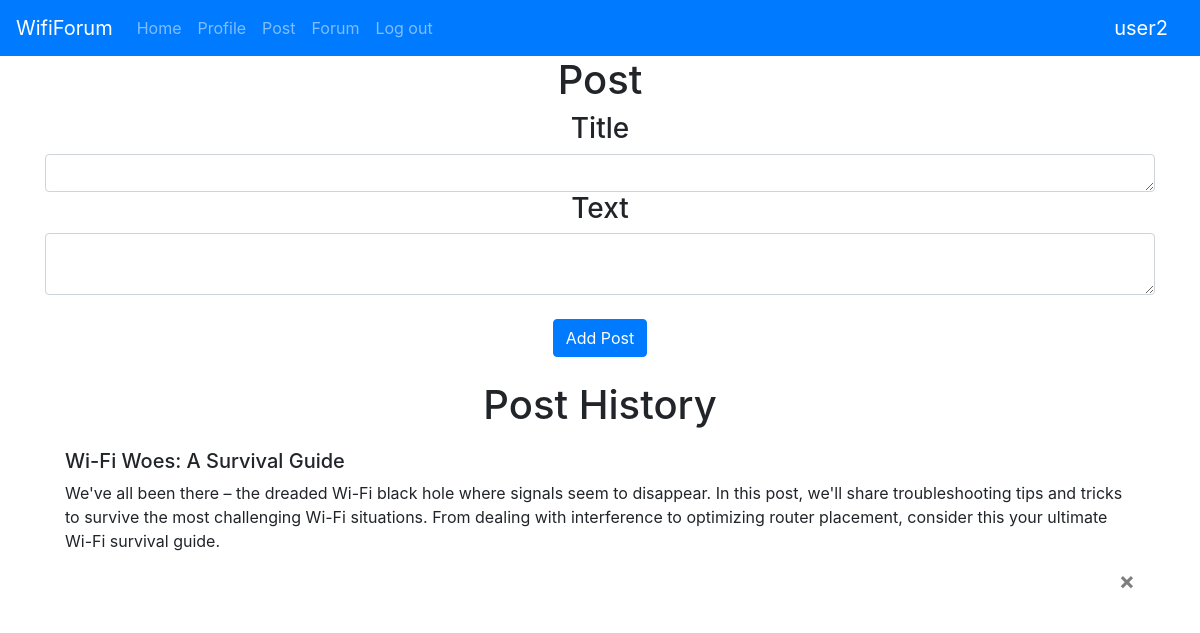
/post (signed in), run on the app's committed database.
### website/models.py (models this page shows)
class User(db.Model, UserMixin):
    id = db.Column(db.Integer, primary_key=True)
    email = db.Column(db.String(150), unique=True)
    password = db.Column(db.String(150))
    username = db.Column(db.String(150), unique=True)
    credit = db.Column(db.Integer)
    posts = db.relationship('Post')

class Post(db.Model):
    id = db.Column(db.Integer, primary_key=True)
    username = db.Column(db.String(150))
    title = db.Column(db.String(255))
    content = db.Column(db.Text)
    date = db.Column(db.DateTime(timezone=True), default=func.now())
    user_id = db.Column(db.Integer, db.ForeignKey('user.id'))
    credit = db.Column(db.Integer)

### website/views.py (the view)
@view.route('/post', methods=['GET', 'POST'])
@login_required
def posts():
    if request.method == 'POST':
        post_title = request.form.get('title')
        post_text = request.form.get('text')
        new_post = Post(title=post_title, content=post_text, user_id=current_user.id, username=current_user.username, credit=0)
        db.session.add(new_post)
        db.session.commit()
    return render_template('post.html', user=current_user)

### website/__init__.py (called while the page is built)
def create_app():
    app = Flask(__name__)
    app.config['SECRET_KEY'] = 'abc' #Dit zorgt voor een encryptie van de data cookies en sessie data, je kan dit ook gwn disablen als het problemen veroorzaakt
    app.config['SQLALCHEMY_DATABASE_URI'] = f'sqlite:///{DB_NAME}'
    db.init_app(app)
    from .views import view
    from .auth import auth
    app.register_blueprint(view, url_prefix='/')
    app.register_blueprint(auth, url_prefix='/')
    from .models import User, Post
    create_database(app)
    login_manager = LoginManager()
    login_manager.login_view = 'auth.login'
    login_manager.init_app(app)
    @login_manager.user_loader
    def load_user(id):
        return User.query.get(int(id))
    return app

### website/templates/post.html
{% extends "base.html" %} {% block title %}Forum{% endblock %} {% block
    content%}
    <h1 align="center">Post</h1>
    <form method="POST">
      <h3 align="center">Title</h3>
      <textarea name="title" id="title" class="form-control" rows="1"></textarea>
      <h3 align="center">Text</h3>
      <textarea name="text" id="text" class="form-control"></textarea>
      <br \ />
      <div align="center">
        <button type="submit" class="btn btn-primary">Add Post</button>
      </div>
    </form>
    <br>
    <h1 align="center">Post History</h1>
    <ul class="list-group list-group-flush" id="Posts">
        {% for post in user.posts %}
        <div class="list-group-item">
          <h5>{{ post.title }}</h5>
          <p>{{ post.content }}</p>
          <button type="button" class="close" onClick="deletePost({{ post.id }})">
            <span aria-hidden="true">&times;</span>
          </button>
        </div>
        {% endfor %}
      </ul>
    {% endblock %} request.form.get('post_title')

### website/templates/base.html (shortened to what this page needs)
<!DOCTYPE html>
<html>
  <head>
    <link
      rel="stylesheet"
      href="https://stackpath.bootstrapcdn.com/bootstrap/4.4.1/css/bootstrap.min.css"
    />
    <link
      rel="stylesheet"
      href="https://stackpath.bootstrapcdn.com/font-awesome/4.7.0/css/font-awesome.min.css"
    />
  </head>
  <body>
    <nav class="navbar navbar-expand-lg navbar-dark bg-primary">
      <a class="navbar-brand" href="#">WifiForum</a>
      <div class="'collapse navbar-collapse" id="navbar">
        <div class="navbar-nav">
          {% if user.is_authenticated %}
          <a class="nav-item nav-link" id="home" href="/"> Home </a>
          <a class="nav-item nav-link" id="profile" href="/profile">
            Profile
          </a>
          <a class="nav-item nav-link" id="post" href="/post"> Post </a>
          <a class="nav-item nav-link" id="logout" href="/forum"> Forum </a>
          <a class="nav-item nav-link" id="logout" href="/logout"> Log out </a>
          {% else %}
          <a class="nav-item nav-link" id="home" href="/"> Home </a>
          <a class="nav-item nav-link" id="login" href="/login"> Login </a>
          <a class="nav-item nav-link" id="sign-up" href="/signup"> Signup </a>
          {% endif %}
        </div>
      </div>
      <div class="topnav-right">
        {% if user.is_authenticated %}
        <a class="navbar-brand" href="/profile">{{user.username}}</a>
        {% endif %}
      </div>
    </nav>
    <div class="container">{%block content%} {%endblock %}</div>
  </body>
</html>

### data on the page
User: username "user2"
Post: title "Wi-Fi Woes: A Survival Guide", content "We've all been there – the dreaded Wi-Fi black hole where signals seem to disappear. In this post, we'll share troubleshooting tips and tricks to survive the most challenging Wi-Fi situations. From dealing with interference to optimizing router placement, consider this your ultimate Wi-Fi survival guide."
